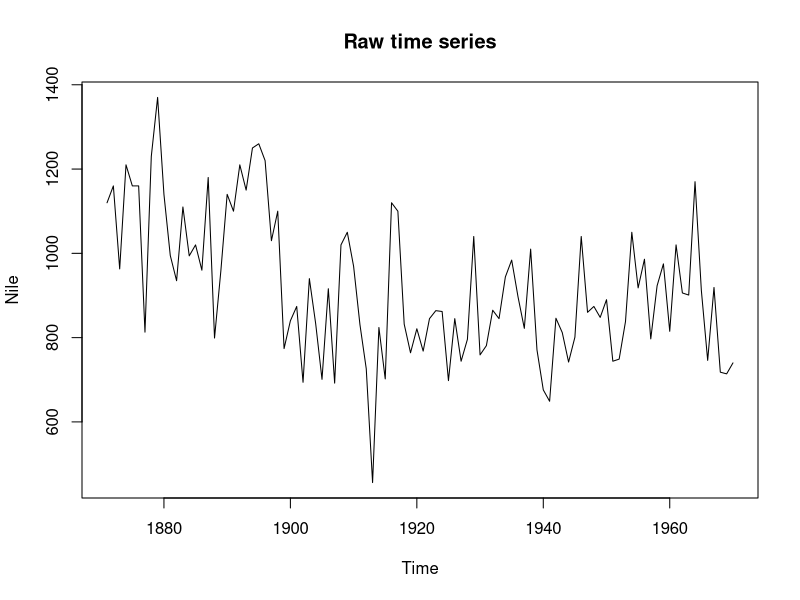
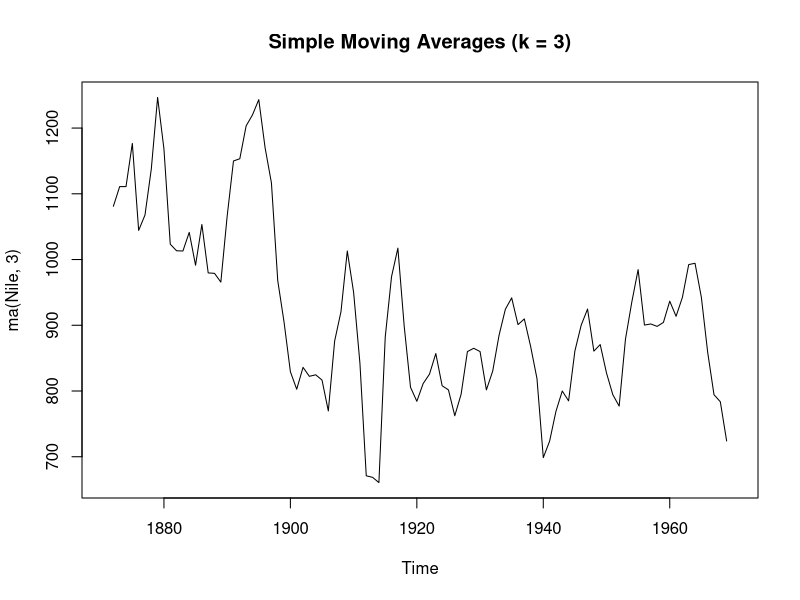
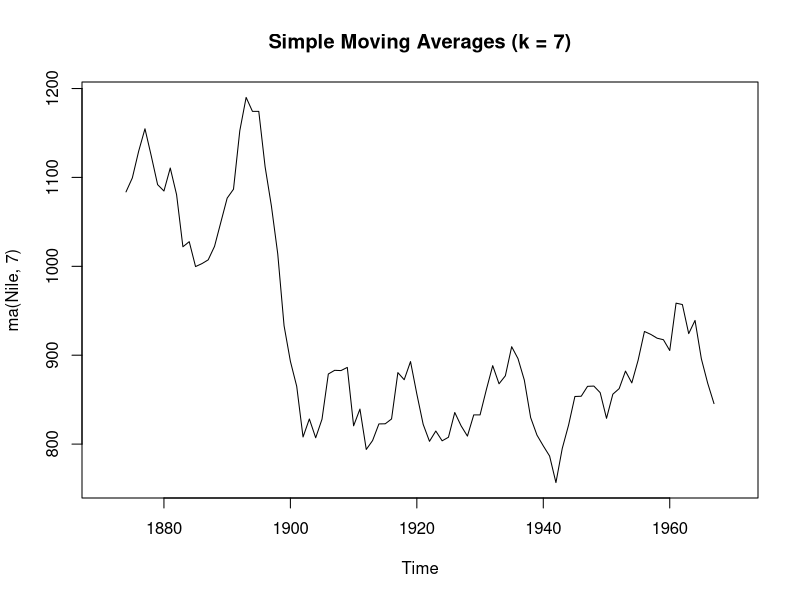
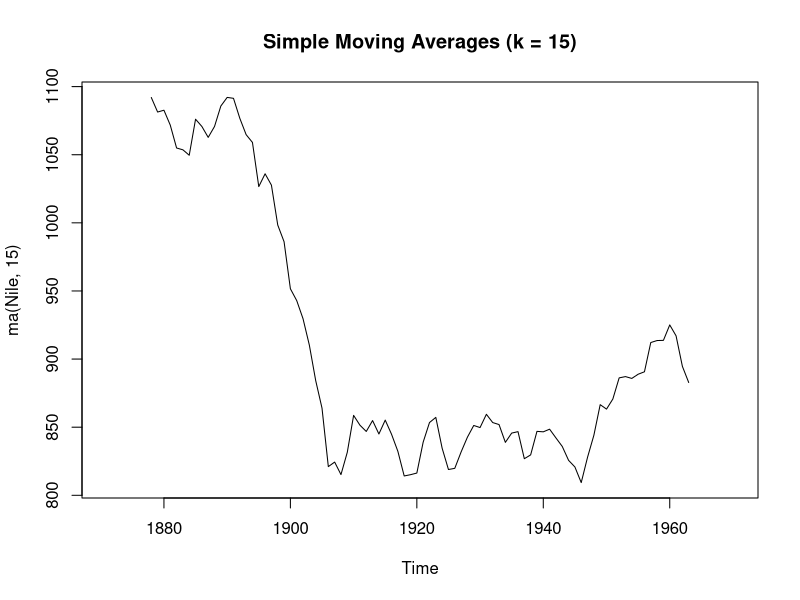
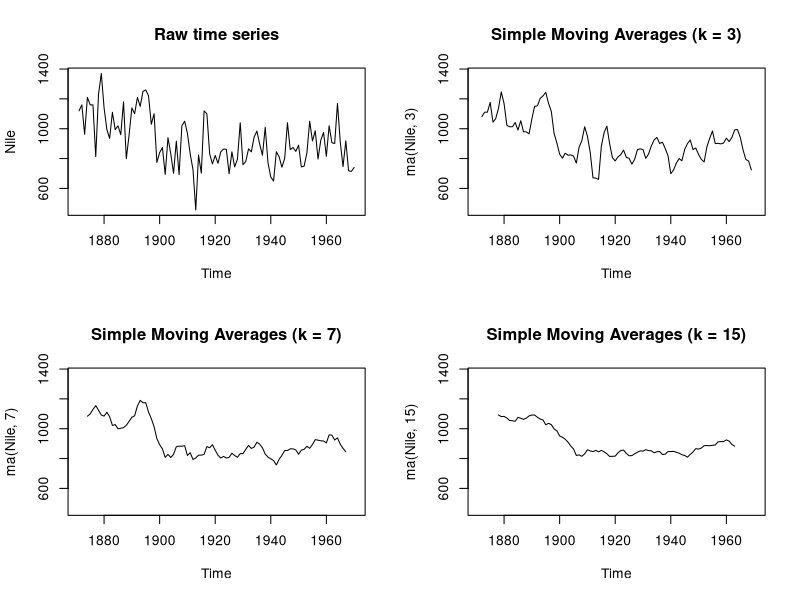
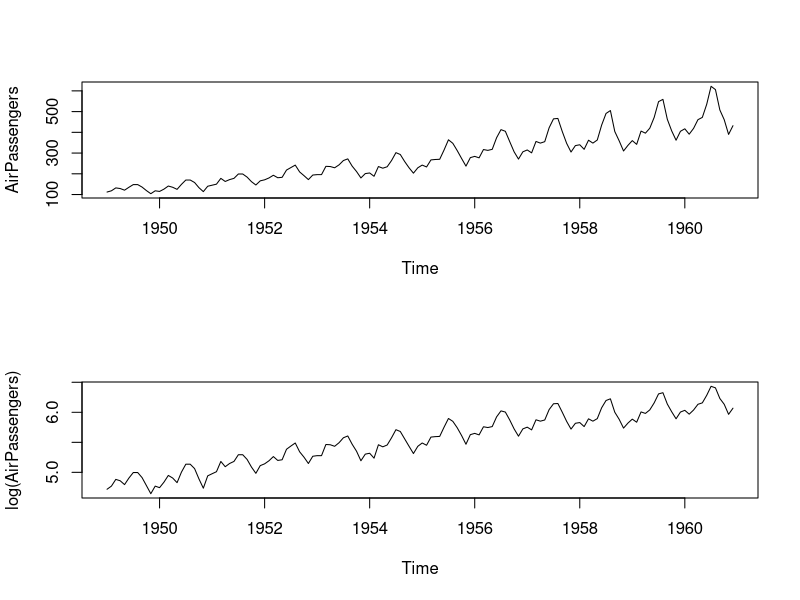
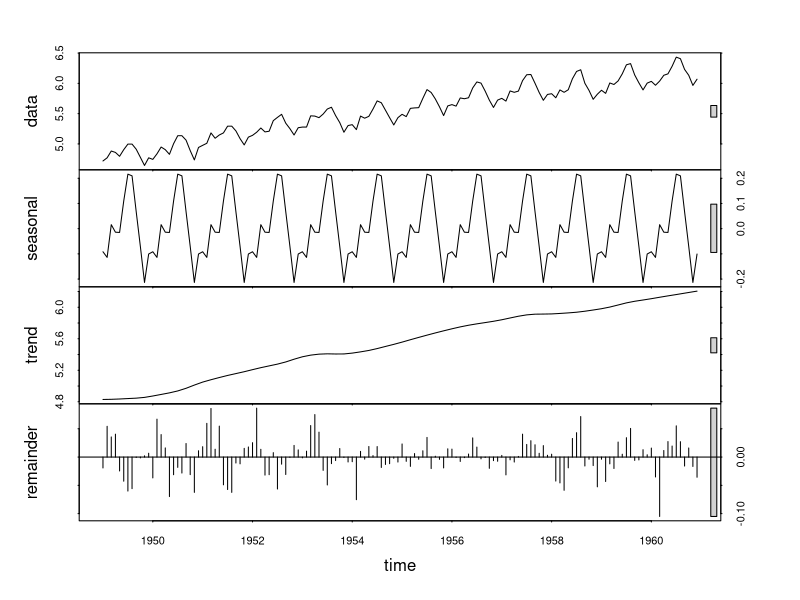
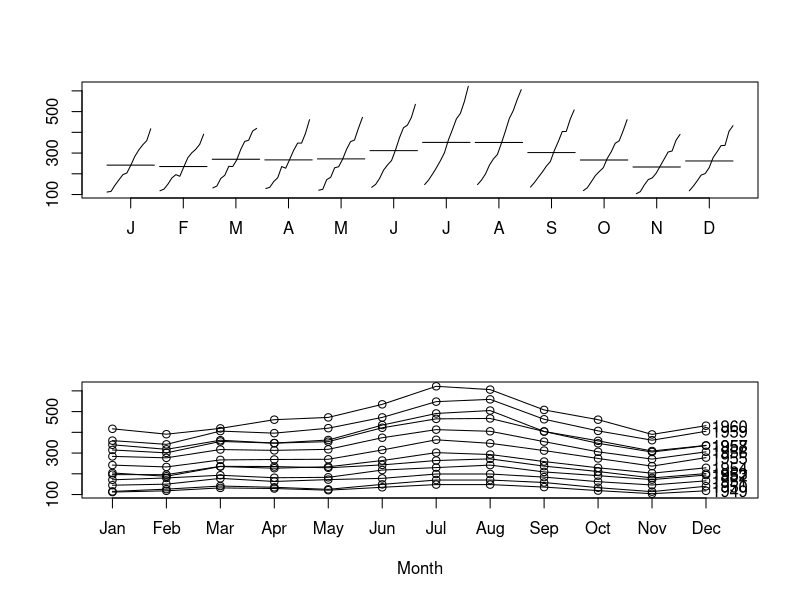

Write the R code that produced these figures, in order.
install.packages("forecast")

library(forecast)

##### Simple Moving Average ########

plot(Nile, main = "Raw time series")

plot(ma(Nile, 3), main = "Simple Moving Averages (k = 3)")

plot(ma(Nile, 7), main = "Simple Moving Averages (k = 7)")

plot(ma(Nile, 15), main = "Simple Moving Averages (k = 15)")

##### Simple Moving Average for better visualization ########

lim <- c(min(Nile), max(Nile))



par(mfrow = c(2,2))

plot(Nile, main = "Raw time series")

plot(ma(Nile, 3), main = "Simple Moving Averages (k = 3)", ylim = lim)

plot(ma(Nile, 7), main = "Simple Moving Averages (k = 7)", ylim = lim)

plot(ma(Nile, 15), main = "Simple Moving Averages (k = 15)", ylim = lim)


par(mfrow = c(1,1))

####### Seasonal Decomposition using stl() #########

par(mfrow = c(2,1))

plot(AirPassengers)

lAirPassengers <- log(AirPassengers)

plot(lAirPassengers, ylab = "log(AirPassengers)")

fit <- stl(lAirPassengers, s.window = "period")
plot(fit)

fit$time.series

exp(fit$time.series)

# Additional plot help to visualize a seasonal decomposition.

par(mfrow = c(2,1))

monthplot(AirPassengers, xlab="", ylab = "")

seasonplot(AirPassengers, year.labels = "TRUE", main = "")

rm(list = ls())
